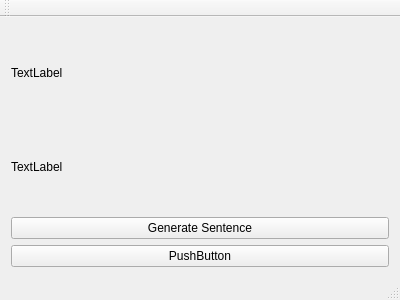
<?xml version="1.0" encoding="UTF-8"?>
<ui version="4.0">
 <class>MainWindow</class>
 <widget class="QMainWindow" name="MainWindow">
  <property name="geometry">
   <rect>
    <x>0</x>
    <y>0</y>
    <width>400</width>
    <height>300</height>
   </rect>
  </property>
  <property name="windowTitle">
   <string>MainWindow</string>
  </property>
  <widget class="QWidget" name="centralWidget">
   <layout class="QVBoxLayout" name="verticalLayout_2">
    <item>
     <layout class="QVBoxLayout" name="verticalLayout">
      <item>
       <widget class="QLabel" name="germanWordsDisplay">
        <property name="text">
         <string>TextLabel</string>
        </property>
       </widget>
      </item>
      <item>
       <widget class="QLabel" name="englishWordsDisplay">
        <property name="text">
         <string>TextLabel</string>
        </property>
       </widget>
      </item>
      <item>
       <widget class="QPushButton" name="generateSentenceButton">
        <property name="text">
         <string>Generate Sentence</string>
        </property>
       </widget>
      </item>
      <item>
       <widget class="QPushButton" name="pushButton_2">
        <property name="text">
         <string>PushButton</string>
        </property>
       </widget>
      </item>
     </layout>
    </item>
   </layout>
  </widget>
  <widget class="QMenuBar" name="menuBar">
   <property name="geometry">
    <rect>
     <x>0</x>
     <y>0</y>
     <width>400</width>
     <height>22</height>
    </rect>
   </property>
  </widget>
  <widget class="QToolBar" name="mainToolBar">
   <attribute name="toolBarArea">
    <enum>TopToolBarArea</enum>
   </attribute>
   <attribute name="toolBarBreak">
    <bool>false</bool>
   </attribute>
  </widget>
  <widget class="QStatusBar" name="statusBar"/>
 </widget>
 <layoutdefault spacing="6" margin="11"/>
 <resources/>
 <connections/>
</ui>
